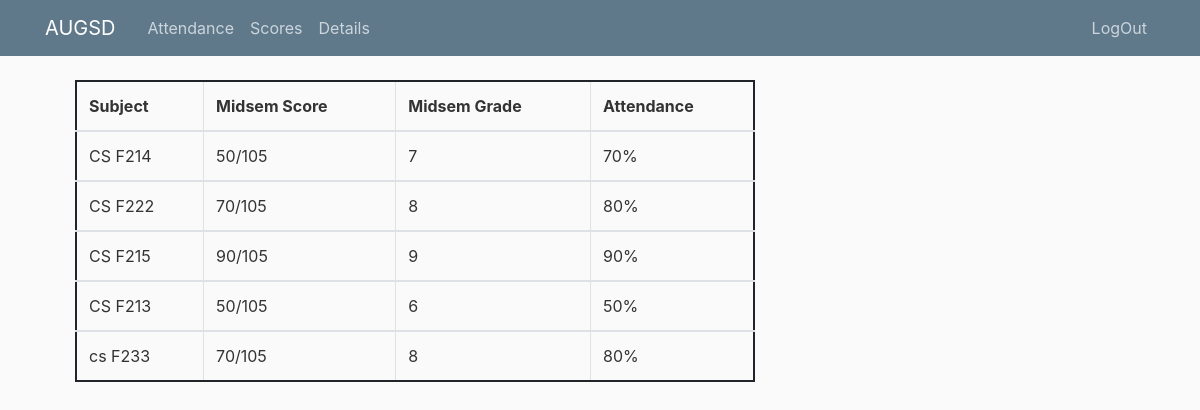
/details/scores (signed in), run on the app's committed database.
### details/models.py (models this page shows, shortened)
class score(models.Model):
    User = get_user_model()
    user = models.ForeignKey(User, on_delete=models.CASCADE, related_name="Student")
    subject_name = models.CharField(max_length=30, default='NIL')
    midsem_grade = models.CharField(max_length=15, default='NIL')
    midsem_score = models.CharField(max_length=20, default='NIL')
    attendance = models.CharField(max_length=20, default='NIL')

### details/views.py (the view)
# urls.py: path('scores',views.scores, name="scores"),
def scores(request):
    user = request.user
    scores = score.objects.filter(user=user)
    scores_dict = {"scores":scores}
    return render(request, 'details/scores.html', scores_dict)

### details/templates/details/scores.html
{% extends "details/base.html" %}
{% block title %}
{% load static %}
<link rel="stylesheet" href="{% static 'details/scores.css' %}" >
{% endblock %}
{% block content %}
<div class="container">
<center>
            <table class="table table-bordered">
               <thead class="">
                  <tr>
                     <th>Subject</th>
                     <th>Midsem Score</th>
                     <th>Midsem Grade</th>
                     <th>Attendance</th>
                  </tr>
               </thead>
               {% for score in scores %}
               <tbody class="tbody">
               <td>{{ score.subject_name }}</td>
               <td>{{ score.midsem_score }}</td>
               <td>{{ score.midsem_grade }}</td>
               <td>{{ score.attendance }}</td>
               </tbody>
               {% endfor %}
            </table>
</center>
   </div>
{% endblock %}

### details/templates/details/base.html (shortened to what this page needs)
<!DOCTYPE html>
<html>
<head>
    {% load static %}
    <link rel="stylesheet" href="https://maxcdn.bootstrapcdn.com/bootstrap/4.0.0/css/bootstrap.min.css">
    <link rel="stylesheet" type="text/css" href="{% static 'details/main.css' %}">
    {% block title %}
    {% endblock %}
</head>
<body>
    <header class="site-header">
      <nav class="navbar navbar-expand-md navbar-dark bg-steel fixed-top">
        <div class="container">
          <a class="navbar-brand mr-4" href="#">AUGSD</a>
          <div class="collapse navbar-collapse" id="navbarToggle">
            <div class="navbar-nav mr-auto">
                <a class="nav-item nav-link" href="{% url 'attendance' %}">Attendance</a>
                <a class="nav-item nav-link" href="{% url 'scores' %}">Scores</a>
                <a class="nav-item nav-link" href="{% url 'userinfo' %}">Details</a>
            </div>
            <div class="navbar-nav">
              <a class="nav-item nav-link" href="#">LogOut</a>
            </div>
          </div>
        </div>
      </nav>
    </header>
    <main role="main" class="container">
        <div class="col-md-8">
          {% block content %}{% endblock %}
        </div>
    </main>
</body>
</html>

### details/static/details/main.css (style rules this page uses)
body { background: #fafafa; color: #333333; margin-top: 5rem; }
.bg-steel { background-color: #5f788a; }
.site-header .navbar-nav .nav-link { color: #cbd5db; }

### details/static/details/scores.css (style rules this page uses)
.table-bordered { border: 2px solid #212529; }
tbody { display: table-row-group; vertical-align: middle; border-color: black; }

### data on the page
score: subject_name "CS F214", midsem_score "50/105", midsem_grade "7", attendance "70%"
score: subject_name "CS F222", midsem_score "70/105", midsem_grade "8", attendance "80%"
score: subject_name "CS F215", midsem_score "90/105", midsem_grade "9", attendance "90%"
score: subject_name "CS F213", midsem_score "50/105", midsem_grade "6", attendance "50%"
score: subject_name "cs F233", midsem_score "70/105", midsem_grade "8", attendance "80%"
